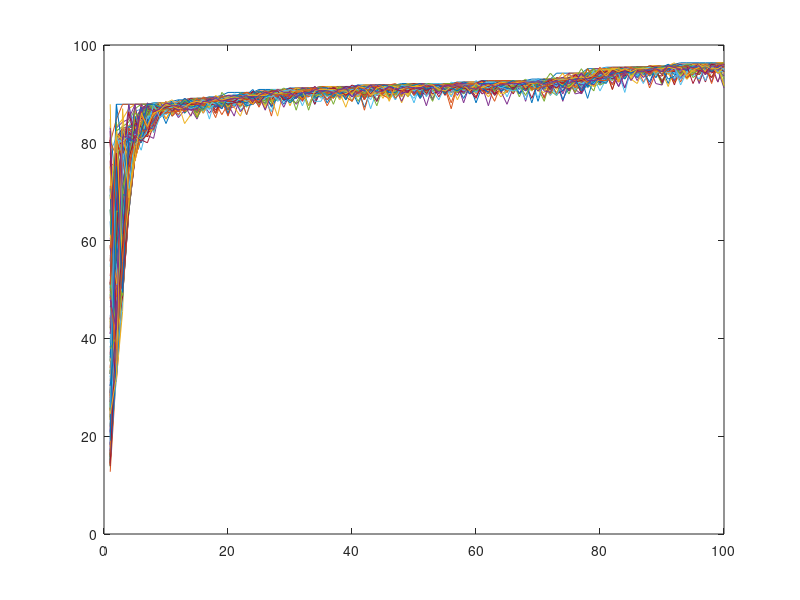

Source code (MATLAB):
clear all;
close all;

A = load('results_all.mat');
B = load('iteractions_200_all.mat');

pA = A.results;
pB = B.new_reports;






% figure,
% plot(pA);

figure,
plot(pB');